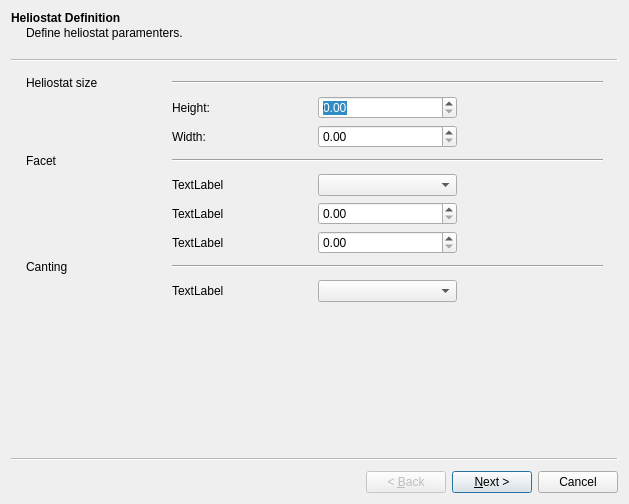
<?xml version="1.0" encoding="UTF-8"?>
<ui version="4.0">
 <class>Wizard</class>
 <widget class="QWizard" name="Wizard">
  <property name="geometry">
   <rect>
    <x>0</x>
    <y>0</y>
    <width>629</width>
    <height>504</height>
   </rect>
  </property>
  <property name="windowTitle">
   <string>Wizard</string>
  </property>
  <widget class="QWizardPage" name="heliostatPage">
   <property name="title">
    <string>Heliostat Definition</string>
   </property>
   <property name="subTitle">
    <string>Define heliostat paramenters.</string>
   </property>
   <layout class="QGridLayout" name="gridLayout">
    <item row="0" column="0">
     <widget class="QLabel" name="label">
      <property name="text">
       <string>Heliostat size</string>
      </property>
     </widget>
    </item>
    <item row="0" column="1" colspan="3">
     <widget class="Line" name="line">
      <property name="orientation">
       <enum>Qt::Horizontal</enum>
      </property>
     </widget>
    </item>
    <item row="1" column="2">
     <widget class="QDoubleSpinBox" name="doubleSpinBox"/>
    </item>
    <item row="1" column="1">
     <widget class="QLabel" name="label_2">
      <property name="text">
       <string>Height:</string>
      </property>
     </widget>
    </item>
    <item row="2" column="1">
     <widget class="QLabel" name="label_3">
      <property name="text">
       <string>Width:</string>
      </property>
     </widget>
    </item>
    <item row="2" column="2">
     <widget class="QDoubleSpinBox" name="doubleSpinBox_2"/>
    </item>
    <item row="3" column="0">
     <widget class="QLabel" name="label_4">
      <property name="text">
       <string>Facet</string>
      </property>
     </widget>
    </item>
    <item row="3" column="1" colspan="3">
     <widget class="Line" name="line_2">
      <property name="orientation">
       <enum>Qt::Horizontal</enum>
      </property>
     </widget>
    </item>
    <item row="5" column="1">
     <widget class="QLabel" name="label_5">
      <property name="text">
       <string>TextLabel</string>
      </property>
     </widget>
    </item>
    <item row="6" column="1">
     <widget class="QLabel" name="label_6">
      <property name="text">
       <string>TextLabel</string>
      </property>
     </widget>
    </item>
    <item row="6" column="2">
     <widget class="QDoubleSpinBox" name="doubleSpinBox_3"/>
    </item>
    <item row="5" column="2">
     <widget class="QDoubleSpinBox" name="doubleSpinBox_4"/>
    </item>
    <item row="4" column="1">
     <widget class="QLabel" name="label_7">
      <property name="text">
       <string>TextLabel</string>
      </property>
     </widget>
    </item>
    <item row="4" column="2">
     <widget class="QComboBox" name="comboBox"/>
    </item>
    <item row="7" column="0">
     <widget class="QLabel" name="label_8">
      <property name="text">
       <string>Canting</string>
      </property>
     </widget>
    </item>
    <item row="7" column="1" colspan="3">
     <widget class="Line" name="line_3">
      <property name="orientation">
       <enum>Qt::Horizontal</enum>
      </property>
     </widget>
    </item>
    <item row="8" column="2">
     <widget class="QComboBox" name="comboBox_2"/>
    </item>
    <item row="8" column="1">
     <widget class="QLabel" name="label_9">
      <property name="text">
       <string>TextLabel</string>
      </property>
     </widget>
    </item>
   </layout>
  </widget>
  <widget class="QWizardPage" name="targetPage">
   <property name="title">
    <string>Target</string>
   </property>
   <property name="subTitle">
    <string>Target definition parameters.</string>
   </property>
   <layout class="QGridLayout" name="gridLayout_2">
    <item row="0" column="0">
     <widget class="QLabel" name="label_10">
      <property name="text">
       <string>TextLabel</string>
      </property>
     </widget>
    </item>
    <item row="3" column="0">
     <widget class="QLabel" name="label_11">
      <property name="text">
       <string>Position</string>
      </property>
     </widget>
    </item>
    <item row="3" column="1" colspan="3">
     <widget class="Line" name="line_4">
      <property name="orientation">
       <enum>Qt::Horizontal</enum>
      </property>
     </widget>
    </item>
    <item row="4" column="1">
     <widget class="QLabel" name="label_12">
      <property name="text">
       <string>TextLabel</string>
      </property>
     </widget>
    </item>
    <item row="4" column="2">
     <widget class="QDoubleSpinBox" name="doubleSpinBox_5"/>
    </item>
    <item row="1" column="2">
     <widget class="QComboBox" name="comboBox_3"/>
    </item>
    <item row="5" column="1">
     <widget class="QLabel" name="label_13">
      <property name="text">
       <string>TextLabel</string>
      </property>
     </widget>
    </item>
    <item row="5" column="2">
     <widget class="QDoubleSpinBox" name="doubleSpinBox_6"/>
    </item>
    <item row="1" column="1">
     <widget class="QLabel" name="label_14">
      <property name="text">
       <string>TextLabel</string>
      </property>
     </widget>
    </item>
    <item row="2" column="2">
     <widget class="QWidget" name="widget" native="true"/>
    </item>
   </layout>
  </widget>
  <widget class="QWizardPage" name="solarFieldPage">
   <property name="title">
    <string>Solar Field</string>
   </property>
   <property name="subTitle">
    <string>Define the  solar field heliostats positions.</string>
   </property>
   <layout class="QGridLayout" name="gridLayout_3">
    <item row="0" column="0" rowspan="3">
     <widget class="QTableWidget" name="positioonsTable">
      <property name="alternatingRowColors">
       <bool>true</bool>
      </property>
      <property name="showGrid">
       <bool>false</bool>
      </property>
      <property name="sortingEnabled">
       <bool>false</bool>
      </property>
      <column>
       <property name="text">
        <string>X</string>
       </property>
      </column>
      <column>
       <property name="text">
        <string>y</string>
       </property>
      </column>
      <column>
       <property name="text">
        <string>Z</string>
       </property>
      </column>
     </widget>
    </item>
    <item row="0" column="1">
     <widget class="QPushButton" name="loadButton">
      <property name="text">
       <string>Load</string>
      </property>
     </widget>
    </item>
    <item row="1" column="1">
     <widget class="QPushButton" name="pushButton_2">
      <property name="text">
       <string>Clear</string>
      </property>
     </widget>
    </item>
    <item row="2" column="1">
     <spacer name="verticalSpacer">
      <property name="orientation">
       <enum>Qt::Vertical</enum>
      </property>
      <property name="sizeHint" stdset="0">
       <size>
        <width>20</width>
        <height>40</height>
       </size>
      </property>
     </spacer>
    </item>
   </layout>
  </widget>
 </widget>
 <resources/>
 <connections/>
</ui>
